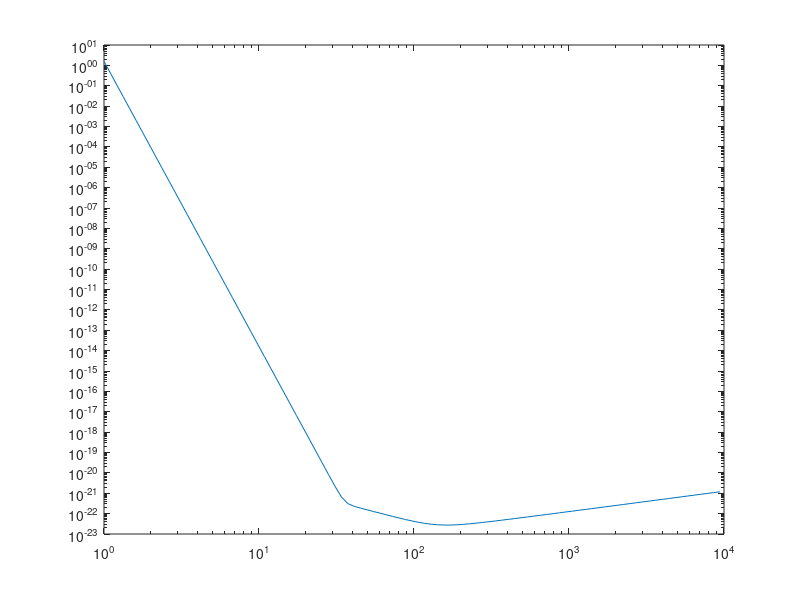

The MATLAB source for this figure:
%%Have a look at the noise spectrum

mynoise=load('iLIGOSensitivity.txt','-ascii');
loglog(mynoise(:,1),mynoise(:,2));